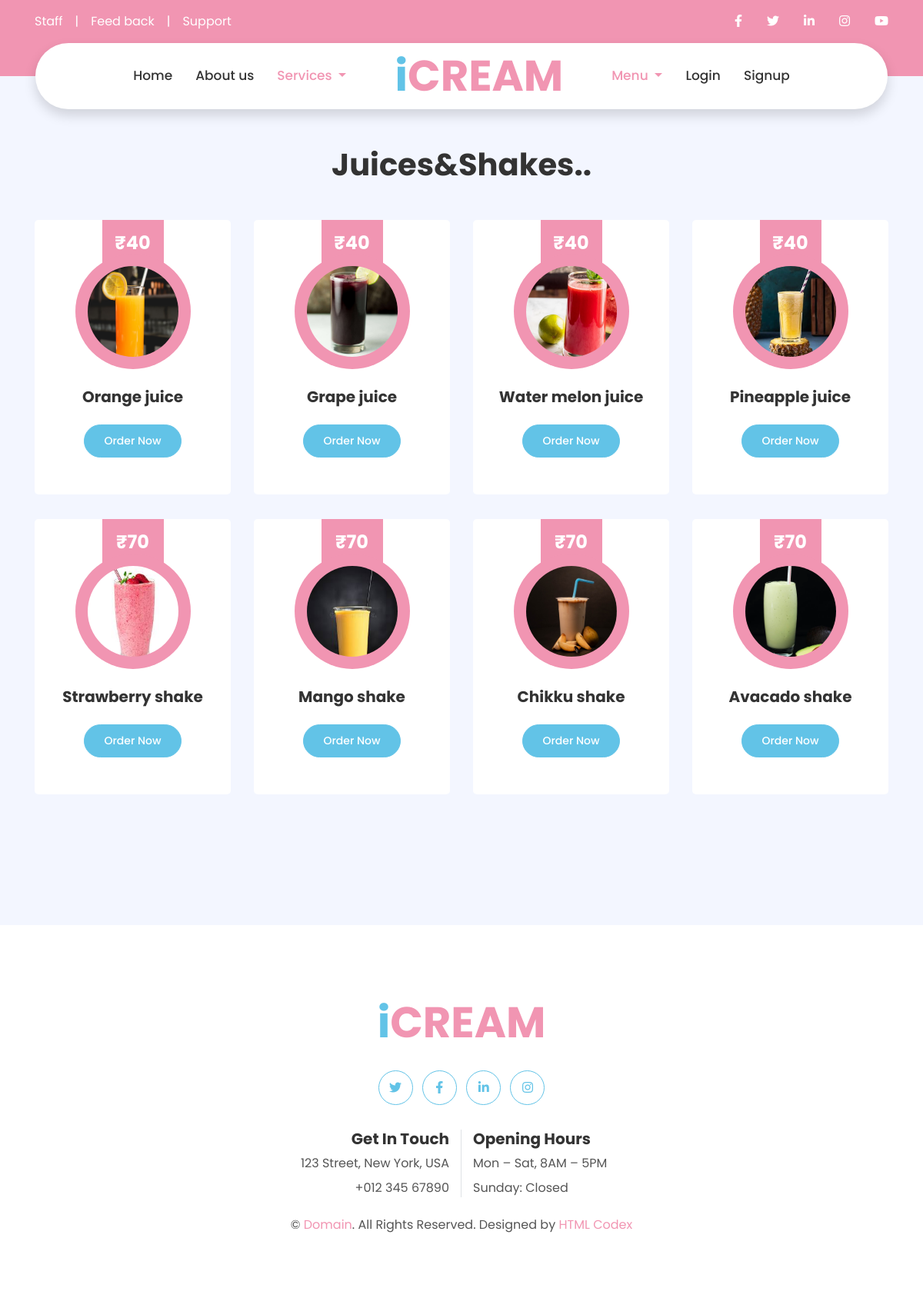
/drinks, run on the app's committed database.
### myapp/models.py (models this page shows)
class Items(models.Model):
    item_name=models.CharField(max_length=100,blank=False,verbose_name="Item")
    price=models.IntegerField(blank=False,verbose_name='Price')
    item_type=models.CharField(max_length=100,blank=False,verbose_name='Type')
    description=models.CharField(max_length=300,blank=False,verbose_name="Description")
    image=models.ImageField(upload_to = 'img')

### myapp/views.py (the view)
# urls.py: path('drinks',views.drinks,name='drinks'),
def drinks(request):
    items=Items.objects.filter(item_type='drinks')
    return render(request,'drinks.html',{'items':items})

### myapp/templates/drinks.html (shortened to what this page needs)
{% extends 'base.html' %}
{% load static %}
{% block content %}
<div class="container-fluid ">
    <div class="container py-5">
        <div class="row justify-content-center">
            <div class="col-lg-6">
                <h1 class=" position-relative text-center mb-5">Juices&Shakes..</h1>
            </div>
        </div>
        <div class="row">
            {% for i in items %}
            <div class="col-lg-3 col-md-6 mb-4 pb-2">
                <div class="product-item d-flex flex-column align-items-center text-center bg-light rounded py-5 px-3">
                    <div class="bg-primary mt-n5 py-3" style="width: 80px;">
                        <h4 class="font-weight-bold text-white mb-0">₹{{i.price}}</h4>
                    </div>
                    <div class="position-relative bg-primary rounded-circle mt-n3 mb-4 p-3" style="width: 150px; height: 150px;">
                        <img class="rounded-circle w-100 h-100" src="/media/{{i.image}}" style="object-fit: cover;" data-toggle="modal" data-target="#a">
                    </div>
                    <h5 class="font-weight-bold mb-4">{{i.item_name}}</h5>
                    <a href="order" class="btn btn-sm btn-secondary">Order Now</a>
                </div>
            </div>
            {% endfor %}
        </div>
    </div>
</div>
{% endblock %}

### data on the page
Items: price "40", image (picture), item_name "Orange juice"
Items: price "40", image (picture), item_name "Grape juice"
Items: price "40", image (picture), item_name "Water melon juice"
Items: price "40", image (picture), item_name "Pineapple juice"
Items: price "70", image (picture), item_name "Strawberry shake"
Items: price "70", image (picture), item_name "Mango shake"
Items: price "70", image (picture), item_name "Chikku shake"
Items: price "70", image (picture), item_name "Avacado shake"
